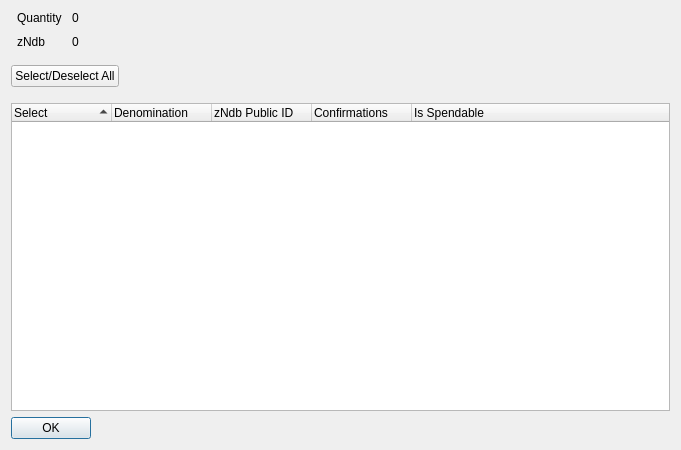
<?xml version="1.0" encoding="UTF-8"?>
<ui version="4.0">
 <class>ZNdbControlDialog</class>
 <widget class="QDialog" name="ZNdbControlDialog">
  <property name="geometry">
   <rect>
    <x>0</x>
    <y>0</y>
    <width>681</width>
    <height>450</height>
   </rect>
  </property>
  <property name="minimumSize">
   <size>
    <width>681</width>
    <height>450</height>
   </size>
  </property>
  <property name="windowTitle">
   <string>Select zNdb to Spend</string>
  </property>
  <layout class="QVBoxLayout" name="verticalLayout" stretch="0,0,0,0">
   <item>
    <layout class="QHBoxLayout" name="horizontalLayout" stretch="0,0">
     <property name="spacing">
      <number>-1</number>
     </property>
     <property name="bottomMargin">
      <number>10</number>
     </property>
     <item>
      <layout class="QFormLayout" name="formLayout">
       <property name="horizontalSpacing">
        <number>10</number>
       </property>
       <property name="verticalSpacing">
        <number>10</number>
       </property>
       <property name="leftMargin">
        <number>6</number>
       </property>
       <property name="rightMargin">
        <number>6</number>
       </property>
       <item row="0" column="0">
        <widget class="QLabel" name="labelQuantity">
         <property name="text">
          <string>Quantity</string>
         </property>
        </widget>
       </item>
       <item row="0" column="1">
        <widget class="QLabel" name="labelQuantity_int">
         <property name="text">
          <string>0</string>
         </property>
        </widget>
       </item>
       <item row="1" column="0">
        <widget class="QLabel" name="labelZNdb">
         <property name="text">
          <string>zNdb</string>
         </property>
        </widget>
       </item>
       <item row="1" column="1">
        <widget class="QLabel" name="labelZNdb_int">
         <property name="text">
          <string>0</string>
         </property>
        </widget>
       </item>
      </layout>
     </item>
     <item>
      <spacer name="horizontalSpacer_2">
       <property name="orientation">
        <enum>Qt::Horizontal</enum>
       </property>
       <property name="sizeHint" stdset="0">
        <size>
         <width>40</width>
         <height>20</height>
        </size>
       </property>
      </spacer>
     </item>
    </layout>
   </item>
   <item>
    <layout class="QHBoxLayout" name="horizontalLayout3" stretch="0,0">
     <property name="spacing">
      <number>14</number>
     </property>
     <property name="bottomMargin">
      <number>10</number>
     </property>
     <item>
      <widget class="QPushButton" name="pushButtonAll">
       <property name="text">
        <string>Select/Deselect All</string>
       </property>
      </widget>
     </item>
     <item>
      <spacer name="horizontalSpacer">
       <property name="orientation">
        <enum>Qt::Horizontal</enum>
       </property>
       <property name="sizeHint" stdset="0">
        <size>
         <width>40</width>
         <height>20</height>
        </size>
       </property>
      </spacer>
     </item>
    </layout>
   </item>
   <item>
    <widget class="QTreeWidget" name="treeWidget">
     <property name="sizePolicy">
      <sizepolicy hsizetype="Expanding" vsizetype="Expanding">
       <horstretch>0</horstretch>
       <verstretch>0</verstretch>
      </sizepolicy>
     </property>
     <property name="minimumSize">
      <size>
       <width>0</width>
       <height>250</height>
      </size>
     </property>
     <property name="alternatingRowColors">
      <bool>true</bool>
     </property>
     <property name="sortingEnabled">
      <bool>true</bool>
     </property>
     <property name="columnCount">
      <number>5</number>
     </property>
     <attribute name="headerDefaultSectionSize">
      <number>100</number>
     </attribute>
     <column>
      <property name="text">
       <string notr="true">Select</string>
      </property>
     </column>
     <column>
      <property name="text">
       <string notr="true">Denomination</string>
      </property>
     </column>
     <column>
      <property name="text">
       <string notr="true">zNdb Public ID</string>
      </property>
     </column>
     <column>
      <property name="text">
       <string notr="true">Confirmations</string>
      </property>
     </column>
     <column>
      <property name="text">
       <string>Is Spendable</string>
      </property>
     </column>
    </widget>
   </item>
   <item>
    <widget class="QDialogButtonBox" name="buttonBox">
     <property name="sizePolicy">
      <sizepolicy hsizetype="Maximum" vsizetype="Fixed">
       <horstretch>0</horstretch>
       <verstretch>0</verstretch>
      </sizepolicy>
     </property>
     <property name="orientation">
      <enum>Qt::Horizontal</enum>
     </property>
     <property name="standardButtons">
      <set>QDialogButtonBox::Ok</set>
     </property>
    </widget>
   </item>
  </layout>
 </widget>
 <resources/>
 <connections>
  <connection>
   <sender>buttonBox</sender>
   <signal>accepted()</signal>
   <receiver>ZNdbControlDialog</receiver>
   <slot>accept()</slot>
   <hints>
    <hint type="sourcelabel">
     <x>248</x>
     <y>254</y>
    </hint>
    <hint type="destinationlabel">
     <x>157</x>
     <y>274</y>
    </hint>
   </hints>
  </connection>
  <connection>
   <sender>buttonBox</sender>
   <signal>rejected()</signal>
   <receiver>ZNdbControlDialog</receiver>
   <slot>reject()</slot>
   <hints>
    <hint type="sourcelabel">
     <x>316</x>
     <y>260</y>
    </hint>
    <hint type="destinationlabel">
     <x>286</x>
     <y>274</y>
    </hint>
   </hints>
  </connection>
 </connections>
</ui>
